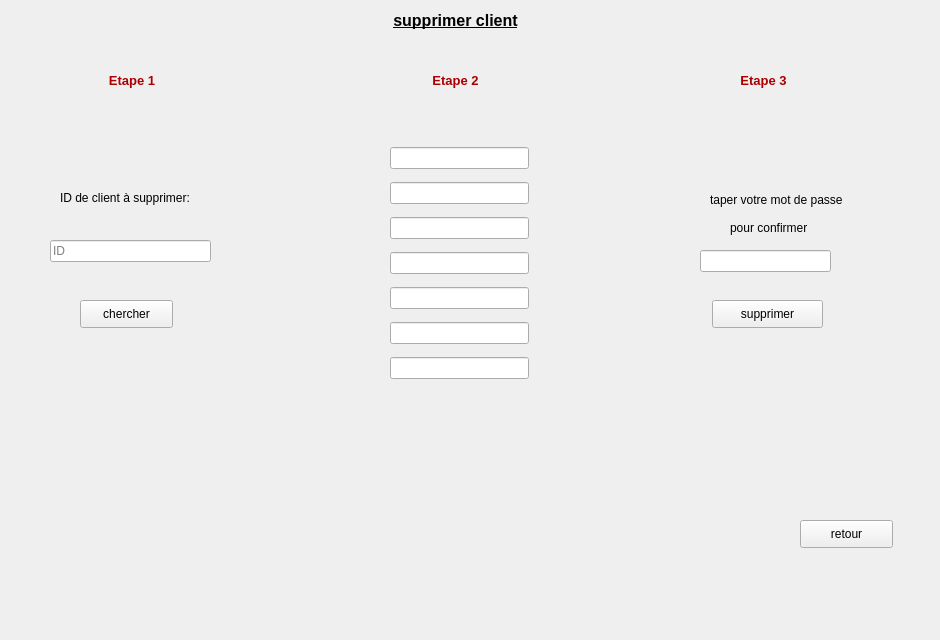
        <widget class="QWidget" name="tab_12">
         <attribute name="title">
          <string>Supprimer</string>
         </attribute>
         <widget class="QLabel" name="label_98">
          <property name="geometry">
           <rect>
            <x>0</x>
            <y>-10</y>
            <width>931</width>
            <height>631</height>
           </rect>
          </property>
          <property name="text">
           <string/>
          </property>
          <property name="pixmap">
           <pixmap>../../Desktop/images qt/fond.jpg</pixmap>
          </property>
          <property name="scaledContents">
           <bool>true</bool>
          </property>
         </widget>
         <widget class="QLabel" name="label_99">
          <property name="geometry">
           <rect>
            <x>0</x>
            <y>0</y>
            <width>911</width>
            <height>41</height>
           </rect>
          </property>
          <property name="text">
           <string>&lt;html&gt;&lt;head/&gt;&lt;body&gt;&lt;p align=&quot;center&quot;&gt;&lt;span style=&quot; font-size:12pt; font-weight:600; text-decoration: underline;&quot;&gt;supprimer client&lt;/span&gt;&lt;/p&gt;&lt;/body&gt;&lt;/html&gt;</string>
          </property>
         </widget>
         <widget class="QPushButton" name="retour_12">
          <property name="geometry">
           <rect>
            <x>800</x>
            <y>520</y>
            <width>93</width>
            <height>28</height>
           </rect>
          </property>
          <property name="text">
           <string>retour</string>
          </property>
         </widget>
         <widget class="QLabel" name="label_100">
          <property name="geometry">
           <rect>
            <x>60</x>
            <y>190</y>
            <width>161</width>
            <height>16</height>
           </rect>
          </property>
          <property name="text">
           <string>ID de client à supprimer:</string>
          </property>
         </widget>
         <widget class="QLineEdit" name="todelete_2">
          <property name="geometry">
           <rect>
            <x>50</x>
            <y>240</y>
            <width>161</width>
            <height>22</height>
           </rect>
          </property>
          <property name="placeholderText">
           <string>ID</string>
          </property>
         </widget>
         <widget class="QPushButton" name="deleteclient_2">
          <property name="geometry">
           <rect>
            <x>712</x>
            <y>300</y>
            <width>111</width>
            <height>28</height>
           </rect>
          </property>
          <property name="text">
           <string>supprimer</string>
          </property>
         </widget>
         <widget class="QLineEdit" name="lineEdit_39">
          <property name="geometry">
           <rect>
            <x>700</x>
            <y>250</y>
            <width>131</width>
            <height>22</height>
           </rect>
          </property>
          <property name="echoMode">
           <enum>QLineEdit::Password</enum>
          </property>
         </widget>
         <widget class="QPushButton" name="chercherdelete_2">
          <property name="geometry">
           <rect>
            <x>80</x>
            <y>300</y>
            <width>93</width>
            <height>28</height>
           </rect>
          </property>
          <property name="text">
           <string>chercher</string>
          </property>
         </widget>
         <widget class="QLabel" name="label_101">
          <property name="geometry">
           <rect>
            <x>710</x>
            <y>190</y>
            <width>151</width>
            <height>20</height>
           </rect>
          </property>
          <property name="text">
           <string>taper votre mot de passe </string>
          </property>
         </widget>
         <widget class="QLabel" name="label_102">
          <property name="geometry">
           <rect>
            <x>730</x>
            <y>220</y>
            <width>91</width>
            <height>16</height>
           </rect>
          </property>
          <property name="text">
           <string>pour confirmer</string>
          </property>
         </widget>
         <widget class="QWidget" name="layoutWidget_14">
          <property name="geometry">
           <rect>
            <x>390</x>
            <y>140</y>
            <width>139</width>
            <height>251</height>
           </rect>
          </property>
          <layout class="QVBoxLayout" name="verticalLayout_19">
           <item>
            <widget class="QLineEdit" name="lineEdit_40">
             <property name="readOnly">
              <bool>true</bool>
             </property>
            </widget>
           </item>
           <item>
            <widget class="QLineEdit" name="lineEdit_41">
             <property name="readOnly">
              <bool>true</bool>
             </property>
            </widget>
           </item>
           <item>
            <widget class="QLineEdit" name="lineEdit_42">
             <property name="readOnly">
              <bool>true</bool>
             </property>
            </widget>
           </item>
           <item>
            <widget class="QLineEdit" name="lineEdit_43">
             <property name="readOnly">
              <bool>true</bool>
             </property>
            </widget>
           </item>
           <item>
            <widget class="QLineEdit" name="lineEdit_44">
             <property name="readOnly">
              <bool>true</bool>
             </property>
            </widget>
           </item>
           <item>
            <widget class="QLineEdit" name="lineEdit_45">
             <property name="readOnly">
              <bool>true</bool>
             </property>
            </widget>
           </item>
           <item>
            <widget class="QLineEdit" name="lineEdit_46">
             <property name="readOnly">
              <bool>true</bool>
             </property>
            </widget>
           </item>
          </layout>
         </widget>
         <widget class="QLabel" name="label_103">
          <property name="geometry">
           <rect>
            <x>100</x>
            <y>70</y>
            <width>64</width>
            <height>21</height>
           </rect>
          </property>
          <property name="text">
           <string>&lt;html&gt;&lt;head/&gt;&lt;body&gt;&lt;p align=&quot;center&quot;&gt;&lt;span style=&quot; font-size:10pt; font-weight:600; color:#aa0000;&quot;&gt;Etape 1&lt;/span&gt;&lt;/p&gt;&lt;/body&gt;&lt;/html&gt;</string>
          </property>
         </widget>
         <widget class="QLabel" name="label_104">
          <property name="geometry">
           <rect>
            <x>723</x>
            <y>70</y>
            <width>81</width>
            <height>21</height>
           </rect>
          </property>
          <property name="text">
           <string>&lt;html&gt;&lt;head/&gt;&lt;body&gt;&lt;p align=&quot;center&quot;&gt;&lt;span style=&quot; font-size:10pt; font-weight:600; color:#aa0000;&quot;&gt;Etape 3&lt;/span&gt;&lt;/p&gt;&lt;/body&gt;&lt;/html&gt;</string>
          </property>
         </widget>
         <widget class="QLabel" name="label_105">
          <property name="geometry">
           <rect>
            <x>420</x>
            <y>70</y>
            <width>71</width>
            <height>21</height>
           </rect>
          </property>
          <property name="text">
           <string>&lt;html&gt;&lt;head/&gt;&lt;body&gt;&lt;p align=&quot;center&quot;&gt;&lt;span style=&quot; font-size:10pt; font-weight:600; color:#aa0000;&quot;&gt;    Etape 2&lt;/span&gt;&lt;/p&gt;&lt;/body&gt;&lt;/html&gt;</string>
          </property>
         </widget>
         <widget class="QLabel" name="label_106">
          <property name="geometry">
           <rect>
            <x>240</x>
            <y>220</y>
            <width>55</width>
            <height>61</height>
           </rect>
          </property>
          <property name="text">
           <string/>
          </property>
          <property name="pixmap">
           <pixmap>../../Desktop/images qt/fleche_droite.png</pixmap>
          </property>
          <property name="scaledContents">
           <bool>true</bool>
          </property>
         </widget>
         <widget class="QLabel" name="label_107">
          <property name="geometry">
           <rect>
            <x>600</x>
            <y>220</y>
            <width>55</width>
            <height>61</height>
           </rect>
          </property>
          <property name="text">
           <string/>
          </property>
          <property name="pixmap">
           <pixmap>../../Desktop/images qt/fleche_droite.png</pixmap>
          </property>
          <property name="scaledContents">
           <bool>true</bool>
          </property>
         </widget>
        </widget>
